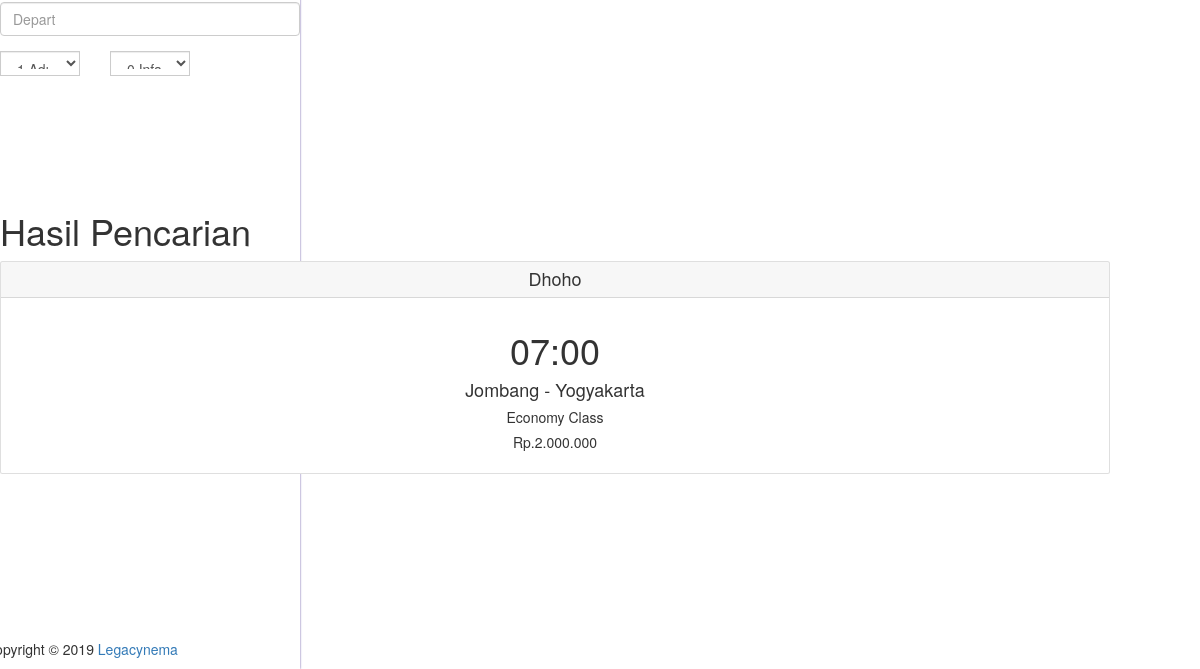
Before: /index.php/input/train (lower part) with the older database file.
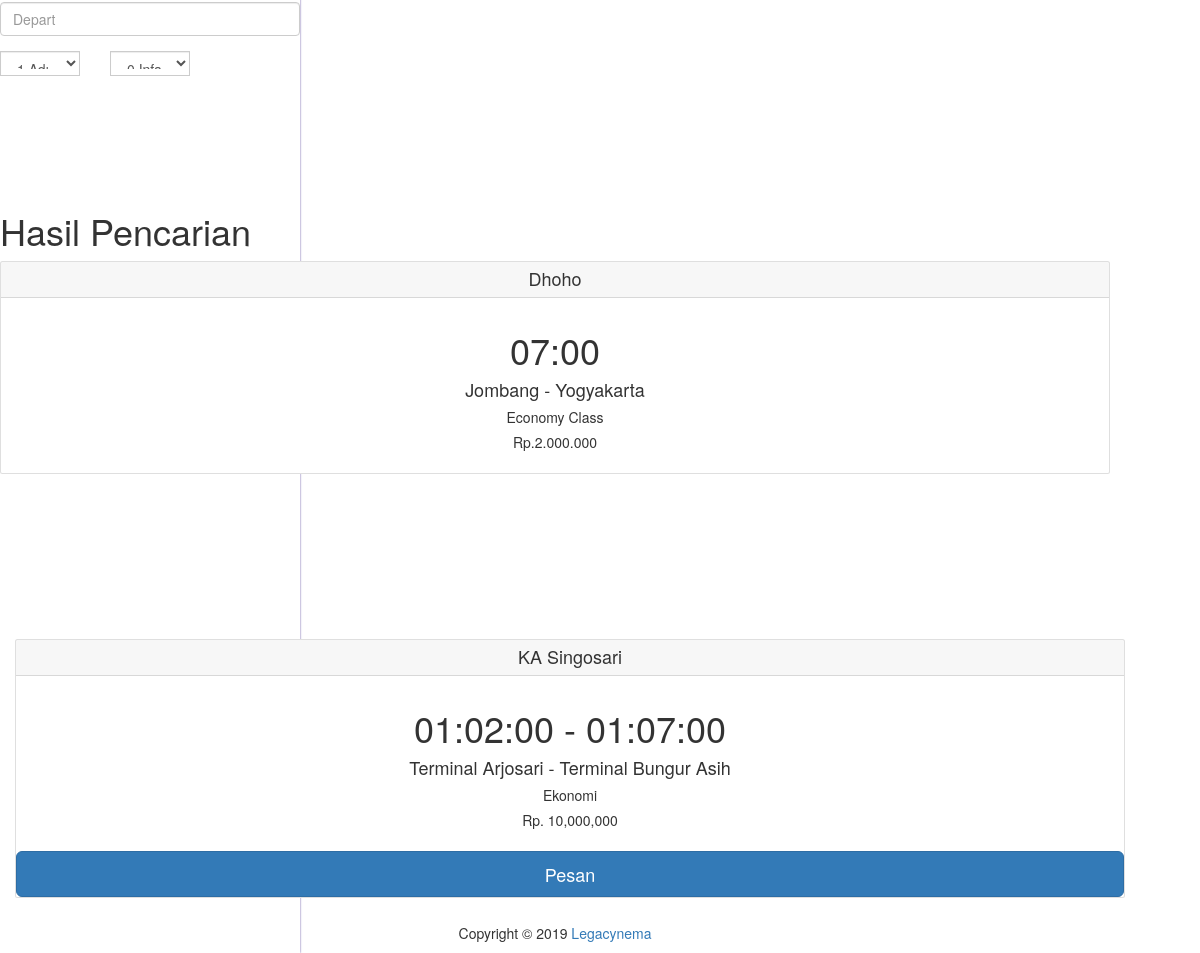
After: the same page with the newer database file.
### tables this page shows
CREATE TABLE `transport` (
  `id_transport` int(11) NOT NULL,
  `class` int(11) NOT NULL,
  `jenis_transport` int(11) NOT NULL,
  `nama_transp` varchar(50) NOT NULL,
  `tanggal` date NOT NULL,
  `tempat_asal` int(11) NOT NULL,
  `tempat_tujuan` int(11) NOT NULL,
  `jam_berangkat` time NOT NULL,
  `jam_tiba` time NOT NULL,
  `kisaran` varchar(50) NOT NULL,
  `harga` int(11) NOT NULL,
  `post_date` date NOT NULL
);

CREATE TABLE `tempat_transport` (
  `id_tempat` int(11) NOT NULL,
  `nama_tempat` varchar(50) NOT NULL,
  `jenis_tempat` int(11) NOT NULL,
  `id_kota` int(11) NOT NULL
);

CREATE TABLE `class` (
  `id_class` int(11) NOT NULL,
  `nama_class` varchar(50) NOT NULL
);

### application/controllers/Input.php (called while the page is built, shortened)
<?php
class Input extends CI_Controller {
    public function train()
	{
		$this->load->view('navbar');
        $this->load->view('input/train');
		$this->load->view('footer');
	}
}

### index.php (called while the page is built, shortened)
<?php
require_once BASEPATH.'core/CodeIgniter.php';

### application/views/input/train.php (the view, shortened to what this page needs)
<!DOCTYPE html>
<html lang="en">
<head>
  <link href="https://maxcdn.bootstrapcdn.com/bootstrap/4.0.0-alpha.6/css/bootstrap.min.css" rel="stylesheet">
  <link rel="stylesheet" href="<?= base_url('node_modules/') ?>bootstrap/dist/css/bootstrap.css">
</head>
<body>
  <div class="aem-Grid aem-Grid--12 aem-Grid--default--12  ">
    <div class="book-flight-partner aem-GridColumn aem-GridColumn--default--12">
      <div class="col-lg-3 col-md-5 col-sm-6 col-xs-12 parent-book-partner no-gutters p-0" style="top: 114px;">
        <div class="card" style="border: 0;border-radius: 0 !important;border-top: 3px solid #6553a2;box-shadow: 0px 0px 2px #6553a2;">
          <form id="book-flight-form" novalidate="novalidate">
            <div class="card-block indt-book-body">
              <br>
              <br>
              <div class="row">
                <div class="col-12" id="parent-first-flight">
                  <div class="form-group">
                    <input type="text" onfocus="(this.type='date')" class="form-control" id="datetimepicker1" name="first-flight-date" placeholder="Depart" aria-describedby="basic-addon1">
                  </div>
                </div>
              </div>
              <div class="row">
                <div class="col-4 col-md-4 p-r-0">
                  <div class="input-group">
                    <select id="paxAdult" class="form-control valid" aria-invalid="false">
                      <option value="1" selected="selected">1 Adults</option>
                    </select>
                  </div>
                </div>
                <div class="col-4 col-md-4 p-l-7">
                  <div class="input-group">
                    <select id="paxInfant" class="form-control">
                      <option value="0" selected="selected">0 Infants</option>
                    </select>
                  </div>
                </div>
<br><br><br><br><br><br><br>
<div class="container">
<h1>Hasil Pencarian</h1>
<div class="card-deck mb-3 text-center">
    <div class="card mb-4 shadow-sm">
      <div class="card-header">
        <h4 class="my-0 font-weight-normal">Dhoho</h4>
      </div>
      <div class="card-body">
        <h1 class="card-title pricing-card-title">07:00</h1>
        <h4>Jombang - Yogyakarta</h4>
        <h5>Economy Class</h5>
        <h5>Rp.2.000.000</h5>
      </div>
    </div>
  </div>
  <br><br><br><br><br><br><br>
  <div class="container">
  <?php
		$this->db->select(
			't.id_transport as id,
			c.nama_class,
			jt.nama_transport,
			t.nama_transp,
			t.tanggal,
			tt.nama_tempat as berangkat,
			tb.nama_tempat as tiba,
			t.jam_berangkat,
			t.jam_tiba,
			t.kisaran,
			t.harga
			'
		);
		$this->db->join('class as c', 'c.id_class = t.class');
		$this->db->join('jenis_transport as jt', 'jt.id_transport = t.jenis_transport');
		$this->db->join('tempat_transport as tb', 'tb.id_tempat = t.tempat_tujuan');
		$this->db->join('tempat_transport as tt', 'tt.id_tempat = t.tempat_asal');
		$query = $this->db->get_where('transport as t', array('jt.nama_transport' => 'Kereta'));
		foreach ($query->result_array() as $trans) :
		?>
    <div class="card-deck mb-3 text-center">
      <div class="card mb-4 shadow-sm">
        <div class="card-header">
          <h4 class="my-0 font-weight-normal"><?= $trans['nama_transp'] ?></h4>
        </div>
        <div class="card-body">
          <h1 class="card-title pricing-card-title"><?= $trans['jam_berangkat'] ?> - <?= $trans['jam_tiba'] ?></h1>
          <h4><?= $trans['berangkat'] ?> - <?= $trans['tiba'] ?></h4>
          <h5><?= $trans['nama_class'] ?></h5>
          <h5>Rp. <?= number_format($trans['harga'])?></h5>
        </div>
        <button type="button" class="btn btn-lg btn-block btn-primary">Pesan</button>
      </div>
      <?php endforeach; ?>
    </div>
  </div>
</body>
</html>

### application/views/navbar.php (shortened to what this page needs)
<!doctype html>
<html lang="en">
  <head>
    <link rel="stylesheet" href="<?= base_url('node_modules/') ?>bootstrap/dist/css/bootstrap.css">
    <link href="https://maxcdn.bootstrapcdn.com/bootstrap/4.0.0-alpha.6/css/bootstrap.min.css" rel="stylesheet">
    <link rel="stylesheet" href="<?= base_url('node_modules/') ?>fontawesome/css/all.css">
  </head>
  <body>
  </body>
</html>

### application/views/footer.php
<link rel="stylesheet" href="<?= base_url('node_modules/') ?>bootstrap/dist/css/bootstrap.css">
<link rel="stylesheet" type="text/css" href="https://maxcdn.bootstrapcdn.com/font-awesome/4.7.0/css/font-awesome.min.css" />
<footer class="foot">
            <p class="text-center">Copyright © 2019 <a href="#" target="_blank">Legacynema</a></p>
        </footer>

Changed rows visible on the page:
added transport: nama_transp "KA Singosari", jam_berangkat "01:02:00", jam_tiba "01:07:00", tempat_asal.nama_tempat "Terminal Arjosari", tempat_tujuan.nama_tempat "Terminal Bungur Asih", class.nama_class "Ekonomi", harga "10,000,000"
